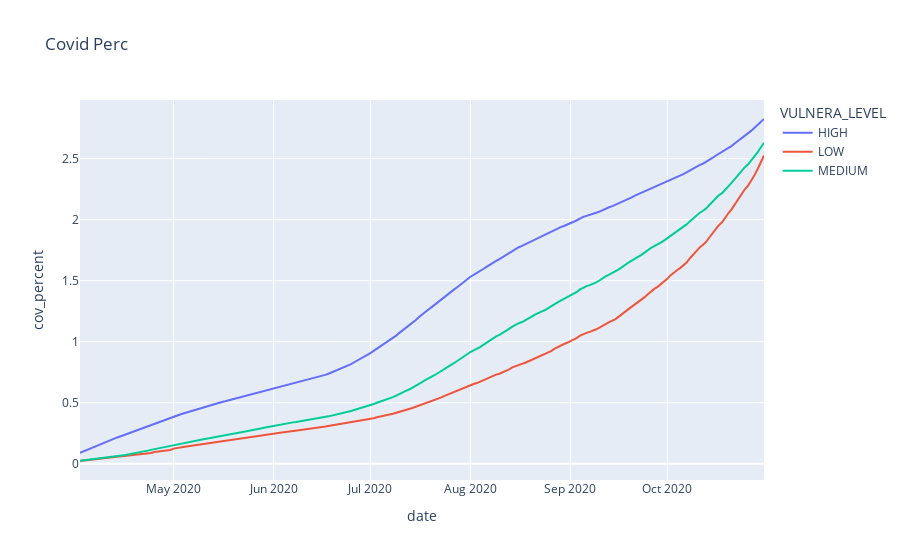

This figure's notebook cell:
### Code cell
import plotly.graph_objs as go
import plotly.express as px
cov_agg3 = cov_agg3[(cov_agg3.date>'2020-04-01') & (cov_agg3.date<'2020-11-01')]
px.line(cov_agg3, x = cov_agg3.date, y = cov_agg3.cov_percent, color='VULNERA_LEVEL',title="Covid Perc")

### Figure 1 — Plotly figure (JSON) as saved in the notebook; plotly's stock layout.template omitted (floating-point values rounded to 4 significant figures; data arrays with more than 128 entries replaced by an {"elided": "..."} marker saying what was removed)
{"data": [{"hovertemplate": "VULNERA_LEVEL=HIGH<br>date=%{x}<br>cov_percent=%{y}<extra></extra>", "legendgroup": "HIGH", "line": {"color": "#636efa", "dash": "solid"}, "marker": {"symbol": "circle"}, "mode": "lines", "name": "HIGH", "orientation": "v", "showlegend": true, "type": "scatter", "x": {"elided": "213 str values"}, "xaxis": "x", "y": {"elided": "213 float values"}, "yaxis": "y"}, {"hovertemplate": "VULNERA_LEVEL=LOW<br>date=%{x}<br>cov_percent=%{y}<extra></extra>", "legendgroup": "LOW", "line": {"color": "#EF553B", "dash": "solid"}, "marker": {"symbol": "circle"}, "mode": "lines", "name": "LOW", "orientation": "v", "showlegend": true, "type": "scatter", "x": {"elided": "213 str values"}, "xaxis": "x", "y": {"elided": "213 float values"}, "yaxis": "y"}, {"hovertemplate": "VULNERA_LEVEL=MEDIUM<br>date=%{x}<br>cov_percent=%{y}<extra></extra>", "legendgroup": "MEDIUM", "line": {"color": "#00cc96", "dash": "solid"}, "marker": {"symbol": "circle"}, "mode": "lines", "name": "MEDIUM", "orientation": "v", "showlegend": true, "type": "scatter", "x": {"elided": "213 str values"}, "xaxis": "x", "y": {"elided": "213 float values"}, "yaxis": "y"}], "layout": {"legend": {"title": {"text": "VULNERA_LEVEL"}, "tracegroupgap": 0}, "title": {"text": "Covid Perc"}, "xaxis": {"anchor": "y", "domain": [0, 1], "title": {"text": "date"}}, "yaxis": {"anchor": "x", "domain": [0, 1], "title": {"text": "cov_percent"}}}}
